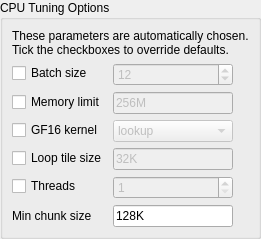
         <widget class="QWidget" name="page">
          <layout class="QVBoxLayout" name="verticalLayout_3">
           <property name="leftMargin">
            <number>0</number>
           </property>
           <property name="topMargin">
            <number>0</number>
           </property>
           <property name="rightMargin">
            <number>0</number>
           </property>
           <property name="bottomMargin">
            <number>0</number>
           </property>
           <item>
            <widget class="QGroupBox" name="groupBox_4">
             <property name="title">
              <string>CPU Tuning Options</string>
             </property>
             <layout class="QFormLayout" name="formLayout_9">
              <item row="0" column="0" colspan="2">
               <widget class="QLabel" name="label_4">
                <property name="text">
                 <string>&lt;html&gt;&lt;head/&gt;&lt;body&gt;&lt;p&gt;These parameters are automatically chosen.&lt;br/&gt;Tick the checkboxes to override defaults.&lt;/p&gt;&lt;/body&gt;&lt;/html&gt;</string>
                </property>
               </widget>
              </item>
              <item row="1" column="0">
               <widget class="QCheckBox" name="chkProcBatch">
                <property name="text">
                 <string>Batch size</string>
                </property>
               </widget>
              </item>
              <item row="1" column="1">
               <widget class="QSpinBox" name="txtProcBatch">
                <property name="enabled">
                 <bool>false</bool>
                </property>
                <property name="maximumSize">
                 <size>
                  <width>120</width>
                  <height>16777215</height>
                 </size>
                </property>
                <property name="toolTip">
                 <string>&lt;html&gt;&lt;head/&gt;&lt;body&gt;&lt;p&gt;Number of input slices to process at once.&lt;/p&gt;&lt;p&gt;The optimal value varies with CPU, the selected &lt;span style=&quot; font-style:italic;&quot;&gt;GF16 kernel&lt;/span&gt; and &lt;span style=&quot; font-style:italic;&quot;&gt;Loop tile size&lt;/span&gt;.&lt;/p&gt;&lt;/body&gt;&lt;/html&gt;</string>
                </property>
                <property name="minimum">
                 <number>1</number>
                </property>
                <property name="maximum">
                 <number>32768</number>
                </property>
                <property name="value">
                 <number>12</number>
                </property>
               </widget>
              </item>
              <item row="2" column="0">
               <widget class="QCheckBox" name="chkMemLimit">
                <property name="text">
                 <string>Memory limit</string>
                </property>
               </widget>
              </item>
              <item row="2" column="1">
               <widget class="SizeEdit" name="txtMemLimit">
                <property name="enabled">
                 <bool>false</bool>
                </property>
                <property name="maximumSize">
                 <size>
                  <width>120</width>
                  <height>16777215</height>
                 </size>
                </property>
                <property name="toolTip">
                 <string>&lt;html&gt;&lt;head/&gt;&lt;body&gt;&lt;p&gt;Maximum amount of memory to allocate to holding recovery slices. Note that this includes memory allocated for transferring to/from the back-end (governed by &lt;span style=&quot; font-style:italic;&quot;&gt;Batch size&lt;/span&gt; and &lt;span style=&quot; font-style:italic;&quot;&gt;Recovery buffers&lt;/span&gt; options), but does not include the memory used for reading (&lt;span style=&quot; font-style:italic;&quot;&gt;Read size&lt;/span&gt; and &lt;span style=&quot; font-style:italic;&quot;&gt;Read buffers&lt;/span&gt; options).&lt;/p&gt;&lt;p&gt;Allowing more memory to be used may reduce the number of passes over the input data needed to generate the final PAR2.&lt;/p&gt;&lt;/body&gt;&lt;/html&gt;</string>
                </property>
                <property name="text">
                 <string notr="true">256M</string>
                </property>
               </widget>
              </item>
              <item row="3" column="0">
               <widget class="QCheckBox" name="chkProcKernel">
                <property name="text">
                 <string>GF16 kernel</string>
                </property>
               </widget>
              </item>
              <item row="3" column="1">
               <widget class="QComboBox" name="cboProcKernel">
                <property name="enabled">
                 <bool>false</bool>
                </property>
                <property name="maximumSize">
                 <size>
                  <width>120</width>
                  <height>16777215</height>
                 </size>
                </property>
                <property name="toolTip">
                 <string>&lt;html&gt;&lt;head/&gt;&lt;body&gt;&lt;p&gt;The core kernel used for computing recovery. Selecting a kernel unsupported by your CPU may cause ParPar to crash.&lt;/p&gt;&lt;/body&gt;&lt;/html&gt;</string>
                </property>
                <item>
                 <property name="text">
                  <string notr="true">lookup</string>
                 </property>
                </item>
                <item>
                 <property name="text">
                  <string notr="true">3p_lookup</string>
                 </property>
                </item>
               </widget>
              </item>
              <item row="4" column="0">
               <widget class="QCheckBox" name="chkTileSize">
                <property name="text">
                 <string>Loop tile size</string>
                </property>
               </widget>
              </item>
              <item row="4" column="1">
               <widget class="SizeEdit" name="txtTileSize">
                <property name="enabled">
                 <bool>false</bool>
                </property>
                <property name="maximumSize">
                 <size>
                  <width>120</width>
                  <height>16777215</height>
                 </size>
                </property>
                <property name="toolTip">
                 <string>&lt;html&gt;&lt;head/&gt;&lt;body&gt;&lt;p&gt;Target size to sub-divide slices into. This is used for loop tiling optimisation.&lt;/p&gt;&lt;p&gt;Ideal value depends on the chosen &lt;span style=&quot; font-style:italic;&quot;&gt;GF16 kernel&lt;/span&gt; and available CPU cache.&lt;/p&gt;&lt;/body&gt;&lt;/html&gt;</string>
                </property>
                <property name="text">
                 <string notr="true">32K</string>
                </property>
               </widget>
              </item>
              <item row="5" column="0">
               <widget class="QCheckBox" name="chkThreads">
                <property name="text">
                 <string>Threads</string>
                </property>
               </widget>
              </item>
              <item row="5" column="1">
               <widget class="QSpinBox" name="txtThreads">
                <property name="enabled">
                 <bool>false</bool>
                </property>
                <property name="maximumSize">
                 <size>
                  <width>120</width>
                  <height>16777215</height>
                 </size>
                </property>
                <property name="toolTip">
                 <string>&lt;html&gt;&lt;head/&gt;&lt;body&gt;&lt;p&gt;Maximum number of threads to use for computing recovery. Note that this does not include threads used to hash the input.&lt;/p&gt;&lt;/body&gt;&lt;/html&gt;</string>
                </property>
                <property name="minimum">
                 <number>1</number>
                </property>
                <property name="maximum">
                 <number>999</number>
                </property>
               </widget>
              </item>
              <item row="6" column="0">
               <widget class="QLabel" name="label_2">
                <property name="text">
                 <string>Min chunk size</string>
                </property>
                <property name="buddy">
                 <cstring>txtCpuMinChunk</cstring>
                </property>
               </widget>
              </item>
              <item row="6" column="1">
               <widget class="SizeEdit" name="txtCpuMinChunk">
                <property name="maximumSize">
                 <size>
                  <width>120</width>
                  <height>16777215</height>
                 </size>
                </property>
                <property name="toolTip">
                 <string>&lt;html&gt;&lt;head/&gt;&lt;body&gt;&lt;p&gt;Target minimum slice chunk sent to the CPU back-end, if other processing devices are enabled&lt;/p&gt;&lt;/body&gt;&lt;/html&gt;</string>
                </property>
                <property name="text">
                 <string>128K</string>
                </property>
               </widget>
              </item>
             </layout>
            </widget>
           </item>
          </layout>
         </widget>
